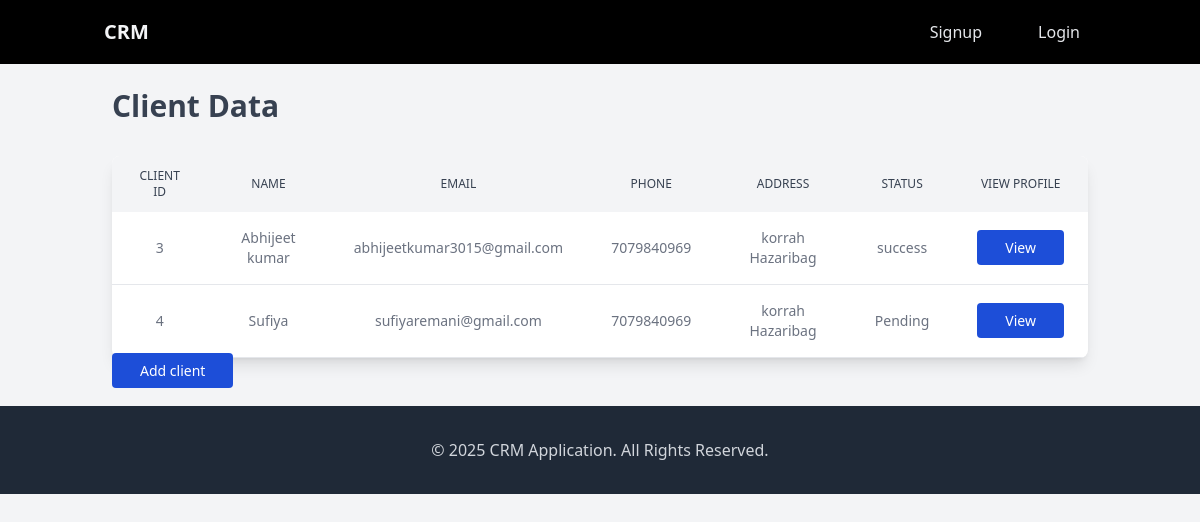
/client/, run on the app's committed database.
### app/models.py (models this page shows, shortened)
class PersonalDetailModel(models.Model):
    image=models.ImageField(upload_to='profile/')
    name=models.CharField(max_length=50)
    location=models.CharField(max_length=250)
    contact=models.IntegerField()
    email=models.EmailField()
    joining_date=models.DateField(auto_now_add=True)

class ClientModel(PersonalDetailModel):
    status=models.CharField(max_length=50,choices=(('process','process'),('Pending','Pending'),('success','success')))
    manage_by=models.ForeignKey(User,on_delete=models.CASCADE,related_name='client')
    description=models.TextField()

class PersonalDetailModel(models.Model):
    image=models.ImageField(upload_to='profile/')
    name=models.CharField(max_length=50)
    location=models.CharField(max_length=250)
    contact=models.IntegerField()
    email=models.EmailField()
    joining_date=models.DateField(auto_now_add=True)

### client/views.py (the view)
# urls.py: path('',views.ClientList.as_view(),name='clients'),
class ClientList(generic.ListView):
    model=models.ClientModel
    template_name='client.html'
    def get_context_data(self, **kwargs):
        context = super().get_context_data(**kwargs)
        context["client_list"] = models.ClientModel.objects.all()[0:10]
        return context

### client/templates/client.html (shortened to what this page needs)
{% extends 'base.html' %}
{% block content %}
<main class="bg-gray-100">
    <div class="container mx-auto p-6">
        <h1 class="text-3xl font-semibold text-gray-700 mb-8">Client Data</h1>
        <div class="overflow-x-auto bg-white shadow-lg rounded-lg">
            <table class="min-w-full text-sm text-left text-gray-500">
                <thead class="text-xs uppercase bg-gray-100">
                    <tr>
                        <th class="px-6 py-3 text-center font-medium text-gray-700">Client ID</th>
                        <th class="px-6 py-3 text-center font-medium text-gray-700">Name</th>
                        <th class="px-6 py-3 text-center font-medium text-gray-700">Email</th>
                        <th class="px-6 py-3 text-center font-medium text-gray-700">Phone</th>
                        <th class="px-6 py-3 text-center font-medium text-gray-700">Address</th>
                        <th class="px-6 py-3 text-center font-medium text-gray-700">Status</th>
                        <th class="px-6 py-3 text-center font-medium text-gray-700">View Profile</th>
                    </tr>
                </thead>
                <tbody>
                    {% for client in client_list %}
                    <tr class="border-b hover:bg-gray-50">
                        <td class="px-6 py-4 text-center">{{ client.id }}</td>
                        <td class="px-6 py-4 text-center">{{ client.name }}</td>
                        <td class="px-6 py-4 text-center">{{ client.email }}</td>
                        <td class="px-6 py-4 text-center">{{ client.contact }}</td>
                        <td class="px-6 py-4 text-center">{{ client.location }}</td>
                        <td class="px-6 py-4 text-center">{{ client.status }}</td>
                        <td class="px-6 py-4 text-center">
                             <a href="{% url 'client_detail' client.id %}" class="px-7 py-2 bg-blue-700 text-sm text-white rounded">View</a>
                        </td>
                    </tr>
                    {% empty %}
                    <tr>
                        <td colspan="5" class="text-center text-gray-500 py-4">No clients available</td>
                    </tr>
                    {% endfor %}
                </tbody>
            </table>
        </div>
        <a href="{% url 'add_client' %}" class=" text-left px-7 py-2 bg-blue-700 text-sm text-white rounded my-16">Add client </a>
    </div>
</main>
{% endblock %}

### app/templates/base.html (shortened to what this page needs)
<!DOCTYPE html>
<html lang="en">
<head>
  <script src="https://cdn.tailwindcss.com"></script>
</head>
<body class="bg-gray-100  font-sans">
  <nav class="bg-black shadow-md">
    <div class="container mx-auto px-4 py-3 flex justify-between items-center">
      <div class="text-xl font-bold text-gray-100">
        <a href="#" class="hover:text-indigo-600">CRM</a>
      </div>
      {% if request.user.is_authenticated  %}
      <div class="hidden md:flex space-x-6">
        <a href="{% url 'home' %}" class="text-gray-600 hover:text-indigo-600">Home</a>
        <a href="{% url 'clients' %}" class="text-gray-600 hover:text-indigo-600">Clients</a>
        <a href="#" class="text-gray-600 hover:text-indigo-600">Reports</a>
        <a href="{% url 'setting' %}" class="text-gray-600 hover:text-indigo-600">Settings</a>
      </div>
      <a href="{% url 'logout' %}" class="block px-4 py-2 text-gray-200 hover:bg-black">Logout</a>
      {% else %}
      <div class="hidden md:flex space-x-6">
        <a href="{% url 'signup' %}" class="block px-4 py-2 text-gray-200 hover:bg-black">Signup</a>
        <a href="{% url 'login' %}" class="block px-4 py-2 text-gray-200 hover:bg-black">Login</a>
      </div>
      {% endif %}
        </div>
  </nav>
  {% block content %}
  {% endblock %}
<footer class="bg-gray-800 text-gray-300 py-8">
    <div class="container mx-auto px-4 text-center">
      <p>&copy; 2025 CRM Application. All Rights Reserved.</p>
    </div>
  </footer>
</body>
</html>

### data on the page
ClientModel: id "3", name "Abhijeet kumar", email "abhijeetkumar3015@gmail.com", contact "7079840969", location "korrah Hazaribag", status "success"
ClientModel: id "4", name "Sufiya", email "sufiyaremani@gmail.com", contact "7079840969", location "korrah Hazaribag", status "Pending"
